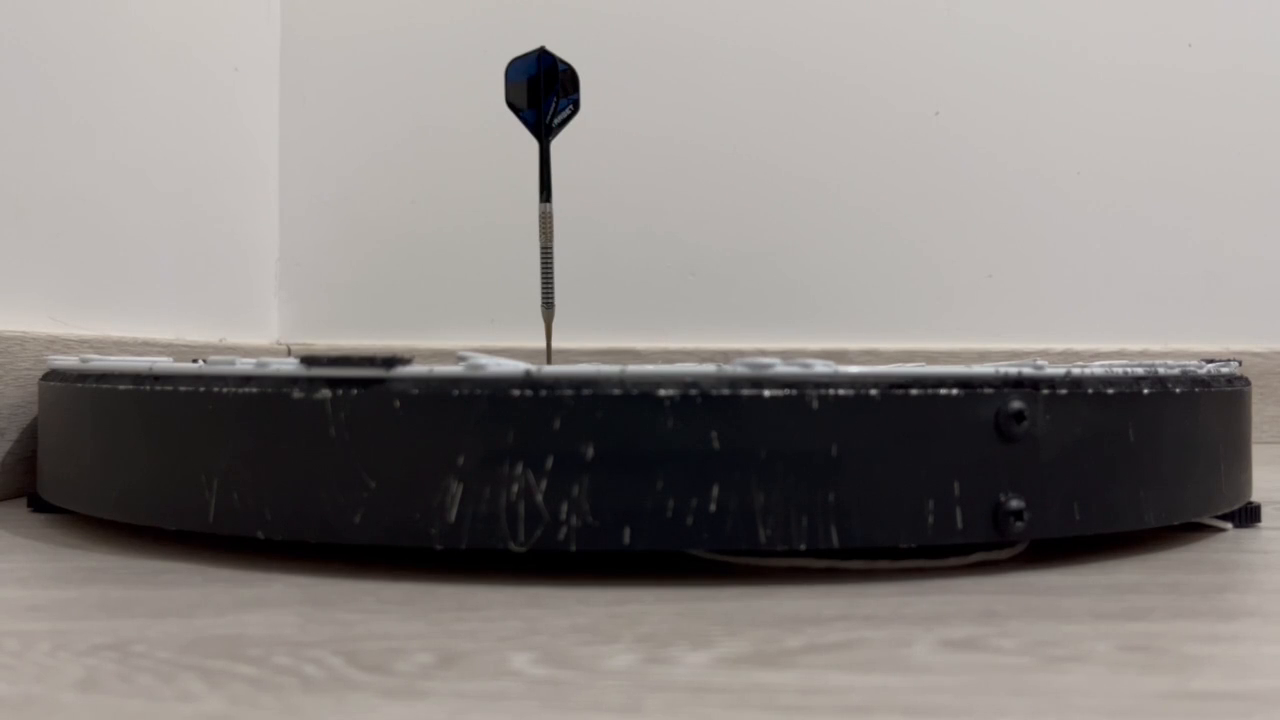
#> input picture frame 26 of vision/videos/CAM_01_03.mp4, 1280 x 720 px, given in place of CAM_02_01.mp4, which was not available
$ python DartDetector.py
#> lines starting #> are read from the running program, lines starting #| are printed output that depends on the picture; after the words box and inside, x2 and y2 are one past the last pixel; in counts of white or black regions, pixels touching at a corner belong together; pictures that were not available may be replaced by others from this repository, and a replacement may not be noted
import cv2
import numpy as np
from enum import Enum, auto
from collections import deque


class State(Enum):
    EMPTY = auto()
    CHANGING = auto()
    STABLE = auto()
    REMOVING_DARTS = auto()


class Dart:
    def __init__(self, x=0):
        self.x = x


class DartDetector:
    def __init__(self, video_source=0, dartboard_line=370, frame_rate=30, debug=False):
        """
        Initialize the DartDetector object.

        :param video_source: The video source (default is the webcam).
        """
        self.cap = cv2.VideoCapture(video_source)
        if not self.cap.isOpened():
            print("Error: Unable to open video source.")
            exit()

        # Initialize variables
        self.video_source = video_source
        self.width = 0
        self.state = State.EMPTY

        self.frame_rate = frame_rate
        self.debug = debug

        self.dartboard_line = dartboard_line
        self.detection_line = self.dartboard_line - 20
        self.trigger_line = self.detection_line - 105

        self.prev_contours = []

        self.prev_frame = None
        self.saved_frame = None
        self.should_update = False
        self.timer = 0  # Frame counter to track time in "Changing" state
        self.timer_history = deque(maxlen=5)

        self.should_send_dart_data = False
        self.should_send_removed_dart_event = False

        self.dart_count = 0
        self.darts = []

    def process_frame(self):
        """
        Process the current frame and return a boolean indicating if there is a change.
        """

        frame = self.get_frame()
        _, self.width, _ = frame.shape
        mask = self.get_mask(frame)
        mask = self.dilate(mask)

        contours = self.get_contours(mask)

        self.on_change(mask, contours)

        mask = cv2.cvtColor(mask, cv2.COLOR_GRAY2BGR)

        prev = self.prev_frame
        if prev is None:
            prev = np.zeros(mask.shape[:2], dtype=np.uint8)
        prev = cv2.cvtColor(prev, cv2.COLOR_GRAY2BGR)

        inverted = cv2.bitwise_not(prev)
        difference = cv2.bitwise_and(mask, inverted)

        difference = cv2.cvtColor(difference, cv2.COLOR_BGR2GRAY)
        diff_contours = self.get_contours(difference)
        dart = self.get_current_dart(diff_contours)
        self.send_dart_data(dart)

        difference = cv2.cvtColor(difference, cv2.COLOR_GRAY2BGR)

        self.update_dart_count(contours)

        # Show the frame
        visual_frame = self.get_visual_frame(frame, contours=diff_contours)

        self.show(visual_frame, self.crop(prev),
                  self.crop(difference), self.crop(mask))

        return True

    def get_frame(self):
        ret, frame = self.cap.read()
        if not ret:
            self.cap.set(cv2.CAP_PROP_POS_FRAMES, 0)
            ret, frame = self.cap.read()
        return frame

    def get_visual_frame(self, frame, contours=None):
        visual_frame = frame.copy()
        _, width, _ = frame.shape

        if contours is not None:
            for contour in contours:
                cv2.drawContours(visual_frame, [contour], 0, (0, 0, 255), 2)

        text = f"State: {self.state.name} - Dart count: {self.dart_count}"
        cv2.putText(visual_frame, text, (10, 20),
                    cv2.FONT_HERSHEY_SIMPLEX, 0.5, (0, 0, 255), 1)

        # Draw the horizontal lines
        cv2.line(visual_frame, (0, self.trigger_line), (width, self.trigger_line),
                 (0, 0, 255), 1)  # Red line (dartboard)
        cv2.line(visual_frame, (0, self.detection_line), (width, self.detection_line),
                 (0, 0, 255), 1)  # Red line (dartboard)
        cv2.line(visual_frame, (0, self.dartboard_line), (width, self.dartboard_line),
                 (0, 0, 255), 1)  # Red line (dartboard)

        # Draw the center line
        cv2.line(visual_frame, (width // 2, self.dartboard_line), (width // 2, self.trigger_line),
                 (0, 0, 255), 1)

        for dart in self.darts:
            if frame is not None:
                cv2.circle(frame, (dart.x, self.dartboard_line),
                           5, (0, 0, 255), -1)

        return visual_frame

    def get_mask(self, frame):
        # Create a region mask between the lines
        mask = np.zeros(frame.shape[:2], dtype=np.uint8)
        mask[self.trigger_line:self.detection_line, :] = 255

        # Convert frame to grayscale
        gray = cv2.cvtColor(frame, cv2.COLOR_BGR2GRAY)

        # Apply Otsu's thresholding with binary inversion
        _, thresh = cv2.threshold(
            gray, 0, 255, cv2.THRESH_BINARY_INV + cv2.THRESH_OTSU)

        # Apply the region mask to keep only the area between lines
        final_mask = cv2.bitwise_and(thresh, mask)

        # Apply morphological operations to clean up the mask
        kernel = np.ones((1, 1), np.uint8)
        final_mask = cv2.morphologyEx(final_mask, cv2.MORPH_OPEN, kernel)
        final_mask = cv2.morphologyEx(final_mask, cv2.MORPH_CLOSE, kernel)

        return final_mask

    def get_contours(self, frame):
        contours, _ = cv2.findContours(
            frame, cv2.RETR_EXTERNAL, cv2.CHAIN_APPROX_SIMPLE)
        return contours

    # [7 lines left out: function get_x_at_y, not called in this run]

    def get_current_dart(self, contours):
        if len(contours) == 1 and self.should_send_dart_data:
            [vx, vy, x0, y0] = cv2.fitLine(
                contours[0], cv2.DIST_L2, 0, 0.01, 0.01)
            x = self.get_x_at_y(vx, vy, x0, y0, self.dartboard_line)
            return Dart(x)

        return None

    def send_dart_data(self, dart):
        self.dart = dart
        if dart is not None:
            self.darts.append(dart)

        return

    def on_change(self, mask, contours):
        if len(contours) == 0:
            self.prev_frame = None
            self.saved_frame = None
            self.state = State.EMPTY
            self.dart = None
            self.darts = []
            self.timer_history.clear()
            return

        if len(contours) != len(self.prev_contours):
            self.timer = 10
            self.timer_history.append(self.timer)

            if self.state == State.STABLE or self.state == State.EMPTY:
                self.state = State.CHANGING
                if self.saved_frame is not None:
                    self.prev_frame = self.dilate(
                        self.saved_frame.copy(), (8, 8))
                self.prev_contours = contours
                return

        if self.state == State.CHANGING or self.state == State.REMOVING_DARTS:
            self.timer -= 1
            self.timer_history.append(self.timer)

            # if len(self.timer_history) == self.timer_history.maxlen and all(7 <= t <= 10 for t in self.timer_history):
            #     self.state = State.REMOVING_DARTS

            if self.timer == 0:
                self.state = State.STABLE
                self.should_send_dart_data = True
            return

        if self.state == State.STABLE:
            self.saved_frame = mask.copy()
            self.should_send_dart_data = False

        self.prev_contours = contours

    def update_dart_count(self, contours):
        if self.state == State.STABLE:
            self.dart_count = len(contours)
        if self.state == State.EMPTY:
            self.dart_count = 0

    def dilate(self, frame, kernel_size=(5, 5)):
        kernel = np.ones(kernel_size, np.uint8)
        return cv2.dilate(frame, kernel, iterations=1)

    def show(self, *args):
        if not self.debug:
            return
        combined_view = np.vstack(args)
        cv2.imshow(self.video_source, combined_view)

    def crop(self, frame):
        return frame[self.trigger_line:self.detection_line, :]

    def release(self):
        """Release the video capture and close all OpenCV windows."""
        self.cap.release()
        cv2.destroyAllWindows()


def main():
    # Create an instance of FrameDiffer
    detector = DartDetector(
        video_source='./videos/CAM_02_01.mp4', dartboard_line=330)

    # Process frames in a loop
    while True:
        detector.process_frame()
#> in get_frame, frame is the input picture: shape (720, 1280, 3); mean B, G, R 128.9, 131.5, 136.6
#> in get_mask, `_, thresh = cv2.threshold( gray, 0, 255, cv2.THRESH_BINARY_INV + cv2.T..`:
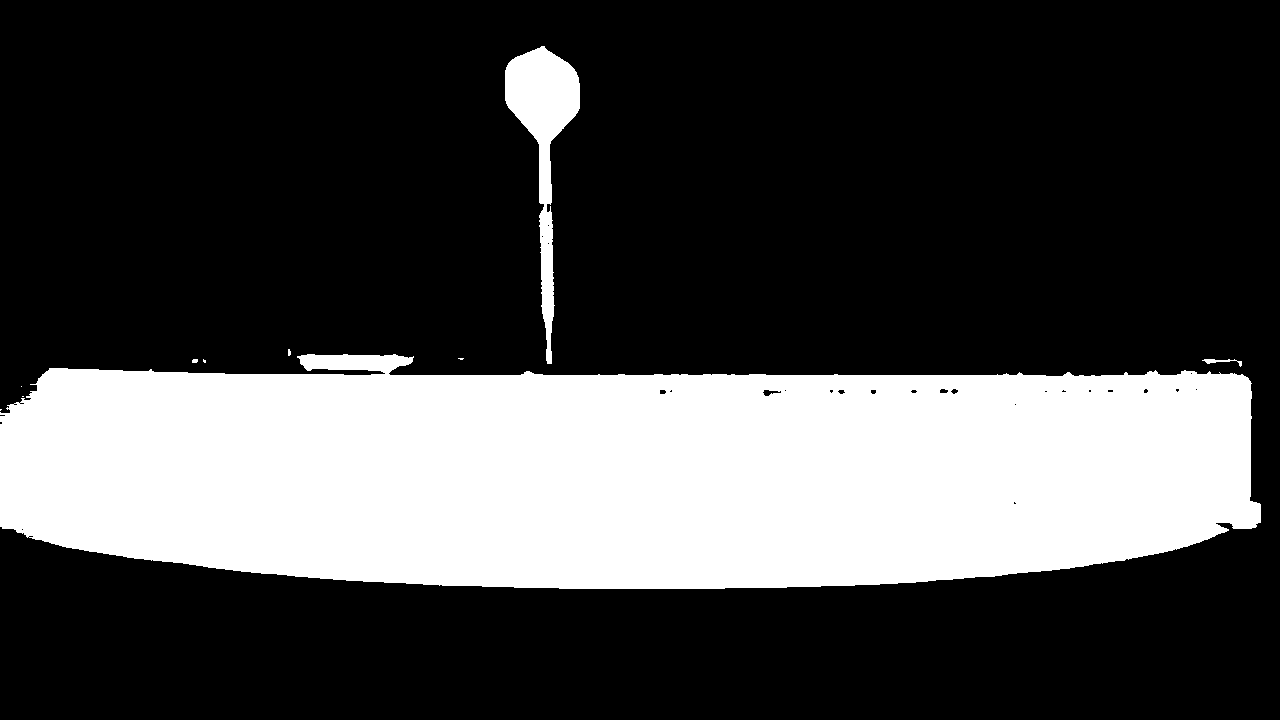
#> thresh: shape (720, 1280); 27.9% white; 10 white regions (6 under 20 px), largest, box (x1, y1, x2, y2) and area: (0, 354, 1261, 589) 249304, (505, 46, 580, 364) 7609, (1202, 359, 1242, 367) 106, (192, 359, 198, 363) 22
#> in dilate, `return cv2.dilate(frame, kernel, iterations=1)`:
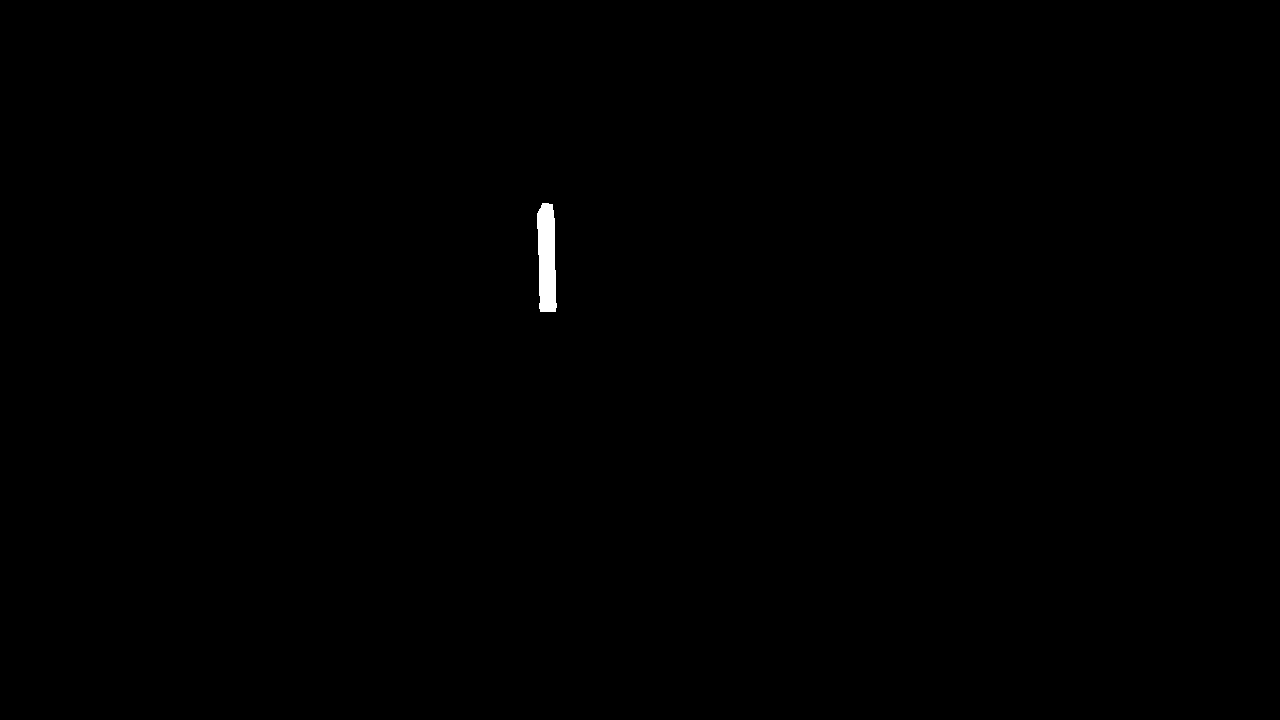
#> returned value: shape (720, 1280); 0.2% white; 1 white region
#> in get_contours, `contours, _ = cv2.findContours( frame, cv2.RETR_EXTERNAL, cv2.CHAIN_AP..`: contours = 1 contour; box (x1, y1, x2, y2) and area: (537, 203, 557, 312) 1681
#> in on_change, `self.prev_contours = contours`: self.prev_contours has the same summary as contours in get_contours
#> in process_frame, `diff_contours = self.get_contours(difference)`: diff_contours has the same summary as contours in get_contours
#> the loop in get_visual_frame, `for contour in contours:` made 1 pass
#> after the loop in get_visual_frame, `for contour in contours:`:
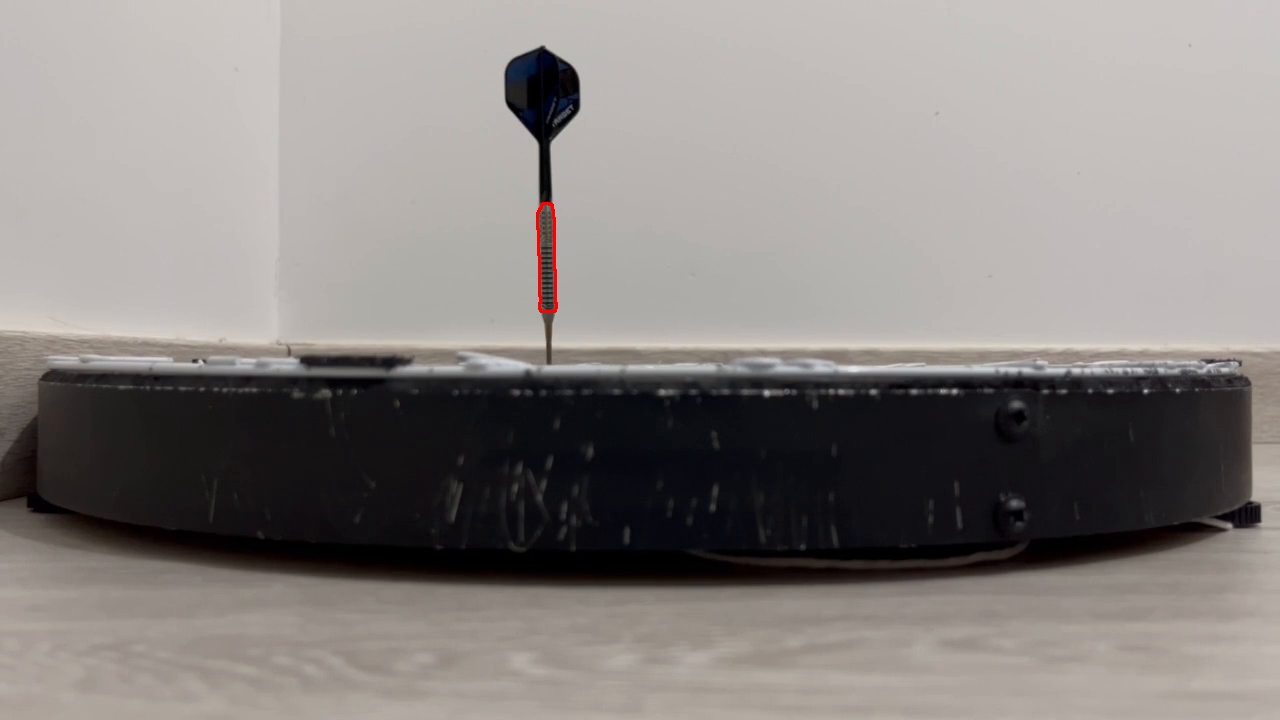
#> visual_frame: shape (720, 1280, 3); 0.08% of pixels changed, all inside (x1, y1, x2, y2) = (536, 202, 558, 313)
#> in crop (call 2), `return frame[self.trigger_line:self.detection_line, :]`:
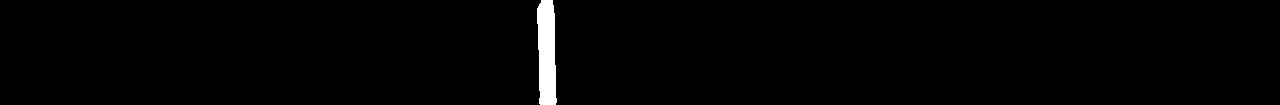
#> returned value: shape (105, 1280, 3); 1.3% white; 1 white region, box (x1, y1, x2, y2) and area: (537, 0, 557, 105) 1752
        if detector.dart is not None:
            print(f"X: {detector.dart.x}, Angle: {detector.dart.angle}")

        # Break the loop on 'q' key press
        if cv2.waitKey(detector.frame_rate) & 0xFF == ord('q'):
#> (key q is pressed here)
            break

    # Release the resources
    detector.release()


if __name__ == "__main__":
    main()

$ run again, starting later in the video
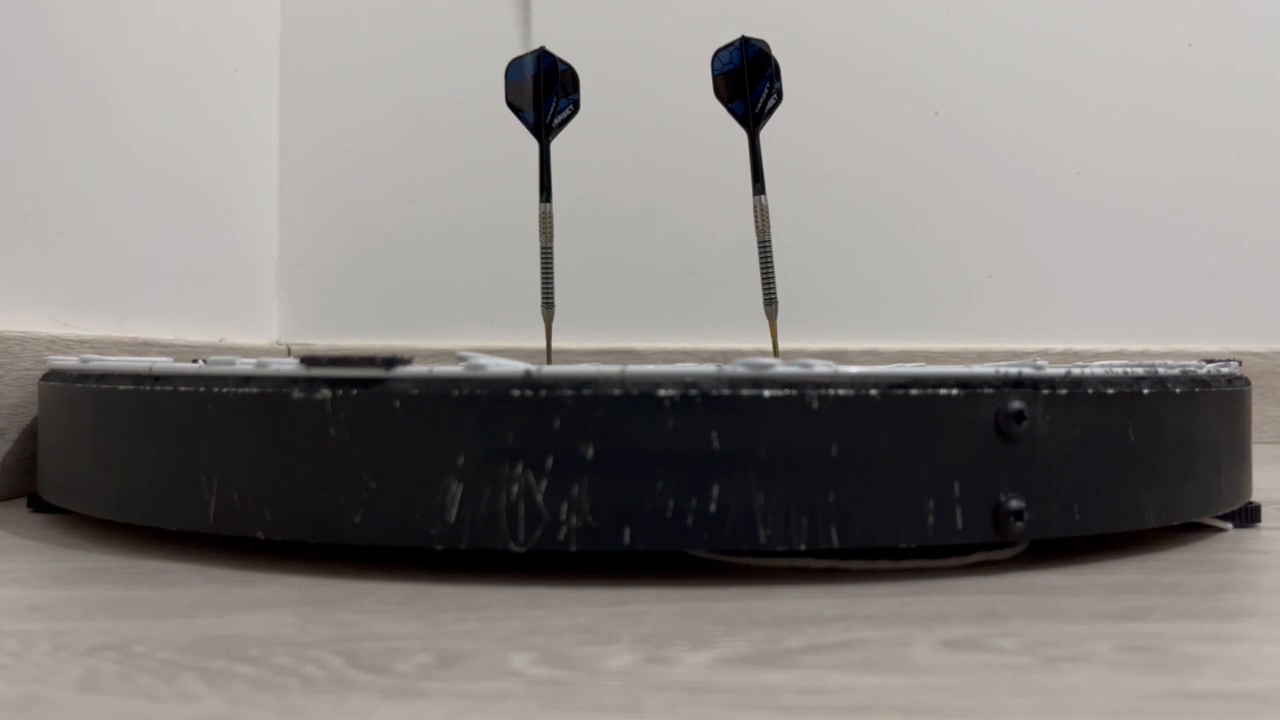
#> input picture frame 121 of vision/videos/CAM_01_03.mp4, 1280 x 720 px, given in place of CAM_02_01.mp4, which was not available
#> in get_frame, frame is the input picture: shape (720, 1280, 3); mean B, G, R 127.1, 129.8, 134.5
#> in get_mask, `_, thresh = cv2.threshold( gray, 0, 255, cv2.THRESH_BINARY_INV + cv2.T..`:
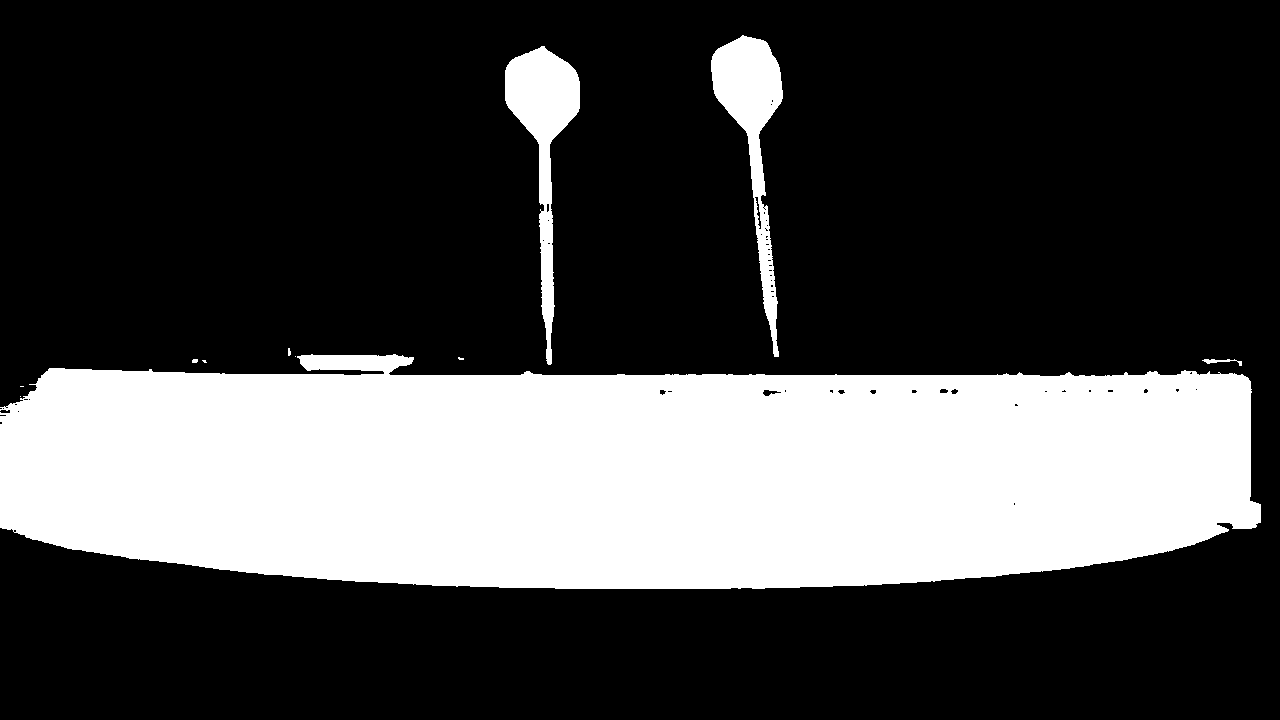
#> thresh: shape (720, 1280); 28.8% white; 11 white regions (5 under 20 px), largest, box (x1, y1, x2, y2) and area: (0, 354, 1261, 589) 249679, (505, 46, 580, 365) 7656, (711, 35, 783, 357) 7573, (1202, 359, 1242, 366) 106, (192, 359, 198, 363) 22, (288, 348, 291, 356) 20
#> final_mask: shape (720, 1280); 0.28% white; 2 white regions, box (x1, y1, x2, y2) and area: (754, 205, 778, 310) 1330, (539, 205, 555, 310) 1263
#> in get_contours, `contours, _ = cv2.findContours( frame, cv2.RETR_EXTERNAL, cv2.CHAIN_AP..`: contours = 2 contours; box (x1, y1, x2, y2) and area: (752, 203, 780, 312) 1848, (537, 203, 557, 312) 1702
#> self.prev_contours has the same summary as contours in get_contours
#> mask: shape (720, 1280, 3); 0.41% white; 2 white regions
#> prev: shape (720, 1280, 3); every value is 0
#> inverted: shape (720, 1280, 3); every value is 255
#> diff_contours has the same summary as contours in get_contours
#> the loop in get_visual_frame, `for contour in contours:` made 2 passes
#> in crop (call 2), `return frame[self.trigger_line:self.detection_line, :]`:
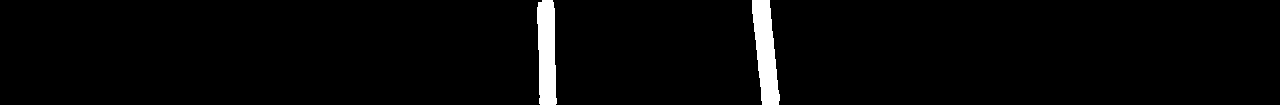
#> returned value: shape (105, 1280, 3); 2.7% white; 2 white regions, box (x1, y1, x2, y2) and area: (752, 0, 780, 105) 1905, (537, 0, 557, 105) 1771
